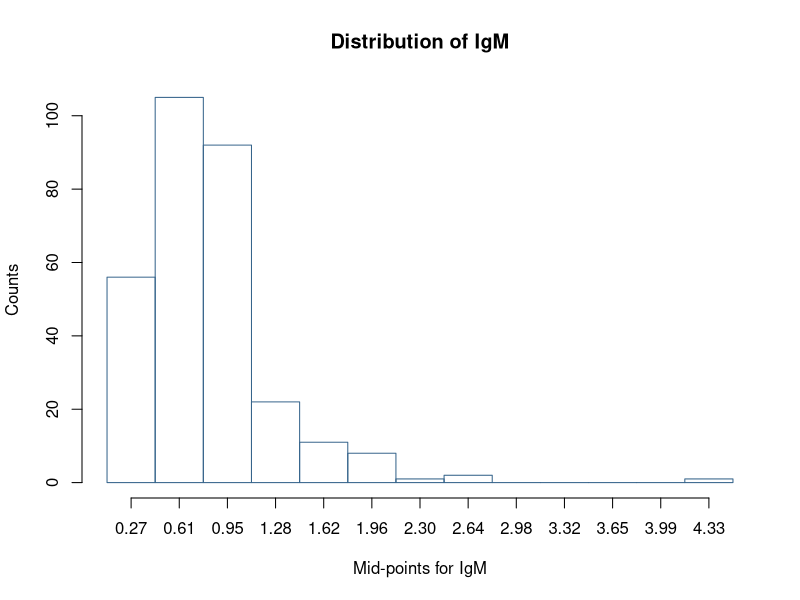
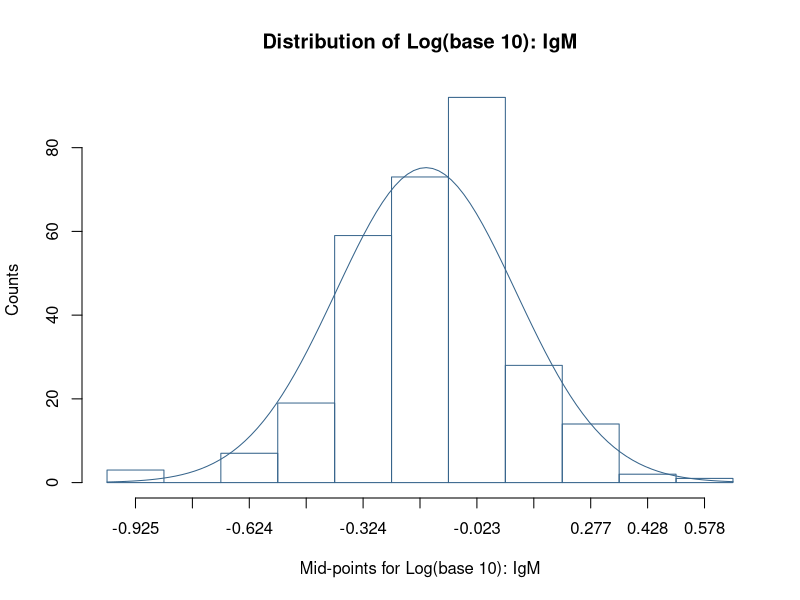

The R script that drew these images, in order:
# Histogram: the StatsDirect help illustration (serum IgM in g/l of 298 children aged
# 6 months to 6 years, Altman 1991; the test workbook's Other worksheet columns IgM
# and Log(base 10): IgM) in R
# The data are the IgM column of the test workbook.
igm <- c(0.1, 0.1, 0.1, 0.2, 0.2, 0.2, 0.2, 0.2, 0.2, 0.2, 0.3, 0.3, 0.3, 0.3,
  0.3, 0.3, 0.3, 0.3, 0.3, 0.3, 0.3, 0.3, 0.3, 0.3, 0.3, 0.3, 0.3, 0.3, 0.3,
  0.4, 0.4, 0.4, 0.4, 0.4, 0.4, 0.4, 0.4, 0.4, 0.4, 0.4, 0.4, 0.4, 0.4, 0.4,
  0.4, 0.4, 0.4, 0.4, 0.4, 0.4, 0.4, 0.4, 0.4, 0.4, 0.4, 0.4, 0.5, 0.5, 0.5,
  0.5, 0.5, 0.5, 0.5, 0.5, 0.5, 0.5, 0.5, 0.5, 0.5, 0.5, 0.5, 0.5, 0.5, 0.5,
  0.5, 0.5, 0.5, 0.5, 0.5, 0.5, 0.5, 0.5, 0.5, 0.5, 0.5, 0.5, 0.5, 0.5, 0.6,
  0.6, 0.6, 0.6, 0.6, 0.6, 0.6, 0.6, 0.6, 0.6, 0.6, 0.6, 0.6, 0.6, 0.6, 0.6,
  0.6, 0.6, 0.6, 0.6, 0.6, 0.6, 0.6, 0.6, 0.6, 0.6, 0.6, 0.6, 0.6, 0.6, 0.6,
  0.6, 0.6, 0.6, 0.6, 0.7, 0.7, 0.7, 0.7, 0.7, 0.7, 0.7, 0.7, 0.7, 0.7, 0.7,
  0.7, 0.7, 0.7, 0.7, 0.7, 0.7, 0.7, 0.7, 0.7, 0.7, 0.7, 0.7, 0.7, 0.7, 0.7,
  0.7, 0.7, 0.7, 0.7, 0.7, 0.7, 0.7, 0.7, 0.7, 0.7, 0.7, 0.7, 0.8, 0.8, 0.8,
  0.8, 0.8, 0.8, 0.8, 0.8, 0.8, 0.8, 0.8, 0.8, 0.8, 0.8, 0.8, 0.8, 0.8, 0.8,
  0.8, 0.8, 0.8, 0.8, 0.8, 0.8, 0.8, 0.8, 0.8, 0.8, 0.8, 0.8, 0.8, 0.8, 0.8,
  0.8, 0.8, 0.8, 0.8, 0.8, 0.9, 0.9, 0.9, 0.9, 0.9, 0.9, 0.9, 0.9, 0.9, 0.9,
  0.9, 0.9, 0.9, 0.9, 0.9, 0.9, 0.9, 0.9, 0.9, 0.9, 0.9, 0.9, 1, 1, 1, 1, 1, 1,
  1, 1, 1, 1, 1, 1, 1, 1, 1, 1, 1.1, 1.1, 1.1, 1.1, 1.1, 1.1, 1.1, 1.1, 1.1,
  1.1, 1.1, 1.1, 1.1, 1.1, 1.1, 1.1, 1.2, 1.2, 1.2, 1.2, 1.2, 1.2, 1.3, 1.3,
  1.3, 1.3, 1.3, 1.3, 1.3, 1.4, 1.4, 1.4, 1.4, 1.4, 1.4, 1.4, 1.4, 1.4, 1.5,
  1.5, 1.5, 1.5, 1.5, 1.5, 1.6, 1.6, 1.7, 1.7, 1.7, 1.8, 1.8, 1.8, 2, 2, 2, 2.1,
  2.1, 2.2, 2.5, 2.7, 4.5)

# StatsDirect's default number of bins is Doane's rule: 1 + log2(n) + log2(1 + |g1| /
# sigma), rounded, where g1 is the skewness (the third central moment divided by the
# second to the power 1.5) and sigma = sqrt(6 (n - 2) / ((n + 1) (n + 3))) its standard
# error under normality. The bins are equal intervals from the smallest value to the
# largest; a value on a bin's upper edge belongs to that bin and the smallest value to
# the first bin, as hist() counts with right = TRUE and include.lowest = TRUE.
doane <- function(x) {
  # StatsDirect takes the skewness as 0 when it cannot compute it (n <= 3 or all
  # values equal); without this R gives a different count for n = 3 and NaN below
  if (length(x) <= 3 || var(x) == 0) return(round(1 + log2(length(x))))
  m2 <- mean((x - mean(x))^2)
  m3 <- mean((x - mean(x))^3)
  g1 <- m3 / m2^1.5
  sigma <- sqrt(6 * (length(x) - 2) / ((length(x) + 1) * (length(x) + 3)))
  round(1 + log2(length(x)) + log2(1 + abs(g1) / sigma))
}
six <- function(x) formatC(x, digits = 6, format = "f", drop0trailing = TRUE)

# The chart labels the x axis at the bin mid-points: exactly when they are short (up
# to 4 decimals), otherwise with the fewest decimals (up to 6) that put every label
# within a fortieth of a bin of its mid-point (-1 here means neither, when the chart
# falls back to three significant figures).
decimals_within <- function(mids, error, most) {
  for (d in 0:most) if (max(abs(round(mids, d) - mids)) <= error) return(d)
  -1
}
label_decimals <- function(mids, width) {
  d <- decimals_within(mids, width * 1e-9, 4)
  if (d < 0) d <- decimals_within(mids, width / 40, 6)
  d
}
mid_labels <- function(mids, width) {
  d <- label_decimals(mids, width)
  if (d < 0) return(formatC(mids, digits = 3, format = "g"))
  formatC(mids, digits = d, format = "f")
}

# One histogram in StatsDirect's layout: bars, the mid-point labels and, when asked
# for, the normal curve of the data's mean and standard deviation scaled to the counts
# (n times the bin width times the normal density), as the chart option draws it.
sd_histogram <- function(x, name, normal_curve = FALSE) {
  k <- doane(x)
  breaks <- seq(min(x), max(x), length.out = k + 1)
  h <- hist(x, breaks = breaks, right = TRUE, include.lowest = TRUE, plot = FALSE)
  width <- breaks[2] - breaks[1]
  labels <- mid_labels(h$mids, width)
  cat("Distribution of", name, "\n")
  cat("Bins =", k, "(Doane's rule), width =", six(width), "\n")
  cat("Mid-points:", labels, "\n")
  cat("Counts:", h$counts, "\n\n")
  plot(h, main = paste("Distribution of", name), xlab = paste("Mid-points for", name),
       ylab = "Counts", xaxt = "n", col = NA, border = "steelblue4")
  axis(1, at = h$mids, labels = labels)
  if (normal_curve) {
    scale <- length(x) * width
    m <- mean(x)
    s <- sd(x)
    curve(scale * dnorm(x, m, s), add = TRUE, col = "steelblue4")
  }
  invisible(h)
}

# The IgM concentrations, then their logarithms to base 10 with the normal curve
sd_histogram(igm, "IgM")
sd_histogram(log10(igm), "Log(base 10): IgM", normal_curve = TRUE)
